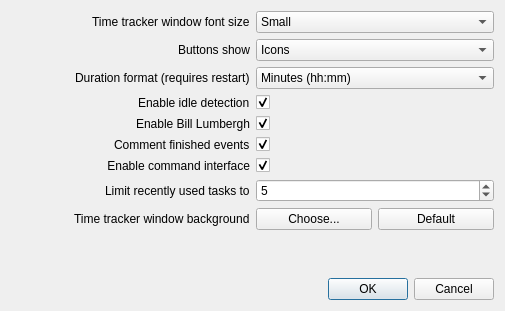
<?xml version="1.0" encoding="UTF-8"?>
<ui version="4.0">
 <class>CharmPreferences</class>
 <widget class="QDialog" name="CharmPreferences">
  <property name="geometry">
   <rect>
    <x>0</x>
    <y>0</y>
    <width>505</width>
    <height>311</height>
   </rect>
  </property>
  <property name="windowTitle">
   <string>Charm Configuration</string>
  </property>
  <layout class="QVBoxLayout" name="verticalLayout">
   <item>
    <layout class="QGridLayout" name="gridLayout">
     <item row="4" column="2">
      <widget class="QCheckBox" name="cbWarnUnuploadedTimesheets">
       <property name="text">
        <string/>
       </property>
       <property name="checked">
        <bool>true</bool>
       </property>
      </widget>
     </item>
     <item row="1" column="2">
      <widget class="QComboBox" name="cbToolButtonStyle">
       <item>
        <property name="text">
         <string>Icons</string>
        </property>
       </item>
       <item>
        <property name="text">
         <string>Text</string>
        </property>
       </item>
       <item>
        <property name="text">
         <string>Text under icon</string>
        </property>
       </item>
       <item>
        <property name="text">
         <string>Text beside icon</string>
        </property>
       </item>
       <item>
        <property name="text">
         <string>System default</string>
        </property>
       </item>
      </widget>
     </item>
     <item row="4" column="0" alignment="Qt::AlignRight">
      <widget class="QLabel" name="lbWarnUnuploadedTimesheets">
       <property name="sizePolicy">
        <sizepolicy hsizetype="Preferred" vsizetype="MinimumExpanding">
         <horstretch>0</horstretch>
         <verstretch>0</verstretch>
        </sizepolicy>
       </property>
       <property name="text">
        <string>Enable Bill Lumbergh</string>
       </property>
       <property name="buddy">
        <cstring>cbWarnUnuploadedTimesheets</cstring>
       </property>
      </widget>
     </item>
     <item row="2" column="2">
      <widget class="QComboBox" name="cbDurationFormat">
       <item>
        <property name="text">
         <string>Minutes (hh:mm)</string>
        </property>
       </item>
       <item>
        <property name="text">
         <string>Decimal (h.xx)</string>
        </property>
       </item>
      </widget>
     </item>
     <item row="3" column="2">
      <widget class="QCheckBox" name="cbIdleDetection">
       <property name="text">
        <string/>
       </property>
       <property name="checked">
        <bool>true</bool>
       </property>
      </widget>
     </item>
     <item row="6" column="2">
      <widget class="QCheckBox" name="cbEnableCommandInterface">
       <property name="text">
        <string/>
       </property>
       <property name="checked">
        <bool>true</bool>
       </property>
      </widget>
     </item>
     <item row="5" column="2">
      <widget class="QCheckBox" name="cbRequestEventComment">
       <property name="text">
        <string/>
       </property>
       <property name="checked">
        <bool>true</bool>
       </property>
      </widget>
     </item>
     <item row="0" column="0" alignment="Qt::AlignRight">
      <widget class="QLabel" name="lbTimeTrackerFontSize">
       <property name="sizePolicy">
        <sizepolicy hsizetype="Preferred" vsizetype="MinimumExpanding">
         <horstretch>0</horstretch>
         <verstretch>0</verstretch>
        </sizepolicy>
       </property>
       <property name="text">
        <string>Time tracker window font size</string>
       </property>
       <property name="buddy">
        <cstring>cbTimeTrackerFontSize</cstring>
       </property>
      </widget>
     </item>
     <item row="6" column="0">
      <widget class="QLabel" name="lbCommandInterface">
       <property name="sizePolicy">
        <sizepolicy hsizetype="Preferred" vsizetype="MinimumExpanding">
         <horstretch>0</horstretch>
         <verstretch>0</verstretch>
        </sizepolicy>
       </property>
       <property name="text">
        <string>Enable command interface</string>
       </property>
       <property name="alignment">
        <set>Qt::AlignRight|Qt::AlignTrailing|Qt::AlignVCenter</set>
       </property>
       <property name="buddy">
        <cstring>cbEnableCommandInterface</cstring>
       </property>
      </widget>
     </item>
     <item row="2" column="0" alignment="Qt::AlignRight">
      <widget class="QLabel" name="lbDurationFormat">
       <property name="sizePolicy">
        <sizepolicy hsizetype="Preferred" vsizetype="MinimumExpanding">
         <horstretch>0</horstretch>
         <verstretch>0</verstretch>
        </sizepolicy>
       </property>
       <property name="text">
        <string>Duration format (requires restart)</string>
       </property>
       <property name="wordWrap">
        <bool>false</bool>
       </property>
       <property name="buddy">
        <cstring>cbDurationFormat</cstring>
       </property>
      </widget>
     </item>
     <item row="3" column="0" alignment="Qt::AlignRight">
      <widget class="QLabel" name="lbIdleDetection">
       <property name="sizePolicy">
        <sizepolicy hsizetype="Preferred" vsizetype="MinimumExpanding">
         <horstretch>0</horstretch>
         <verstretch>0</verstretch>
        </sizepolicy>
       </property>
       <property name="text">
        <string>Enable idle detection</string>
       </property>
       <property name="buddy">
        <cstring>cbIdleDetection</cstring>
       </property>
      </widget>
     </item>
     <item row="0" column="2">
      <widget class="QComboBox" name="cbTimeTrackerFontSize">
       <item>
        <property name="text">
         <string>Small</string>
        </property>
       </item>
       <item>
        <property name="text">
         <string>Regular (Application Font)</string>
        </property>
       </item>
       <item>
        <property name="text">
         <string>Large</string>
        </property>
       </item>
      </widget>
     </item>
     <item row="5" column="0" alignment="Qt::AlignRight">
      <widget class="QLabel" name="lbRequestEventComment">
       <property name="sizePolicy">
        <sizepolicy hsizetype="Preferred" vsizetype="MinimumExpanding">
         <horstretch>0</horstretch>
         <verstretch>0</verstretch>
        </sizepolicy>
       </property>
       <property name="text">
        <string>Comment finished events</string>
       </property>
       <property name="buddy">
        <cstring>cbRequestEventComment</cstring>
       </property>
      </widget>
     </item>
     <item row="1" column="0" alignment="Qt::AlignRight">
      <widget class="QLabel" name="lbToolButtonStyle">
       <property name="sizePolicy">
        <sizepolicy hsizetype="Preferred" vsizetype="MinimumExpanding">
         <horstretch>0</horstretch>
         <verstretch>0</verstretch>
        </sizepolicy>
       </property>
       <property name="text">
        <string>Buttons show</string>
       </property>
       <property name="buddy">
        <cstring>cbToolButtonStyle</cstring>
       </property>
      </widget>
     </item>
     <item row="7" column="0" alignment="Qt::AlignRight">
      <widget class="QLabel" name="lbNumberOfTaskSelectorEntries">
       <property name="sizePolicy">
        <sizepolicy hsizetype="Preferred" vsizetype="MinimumExpanding">
         <horstretch>0</horstretch>
         <verstretch>0</verstretch>
        </sizepolicy>
       </property>
       <property name="text">
        <string>Limit recently used tasks to</string>
       </property>
       <property name="buddy">
        <cstring>sbNumberOfTaskSelectorEntries</cstring>
       </property>
      </widget>
     </item>
     <item row="7" column="2">
      <widget class="QSpinBox" name="sbNumberOfTaskSelectorEntries">
       <property name="value">
        <number>5</number>
       </property>
      </widget>
     </item>
     <item row="8" column="0" alignment="Qt::AlignRight">
      <widget class="QLabel" name="lbTimeTrackerBackgroundColor">
       <property name="sizePolicy">
        <sizepolicy hsizetype="Preferred" vsizetype="MinimumExpanding">
         <horstretch>0</horstretch>
         <verstretch>0</verstretch>
        </sizepolicy>
       </property>
       <property name="text">
        <string>Time tracker window background</string>
       </property>
       <property name="buddy">
        <cstring>pbTimeTrackerBackgroundColor</cstring>
       </property>
      </widget>
     </item>
     <item row="8" column="2">
      <layout class="QHBoxLayout" name="timeTrackerBackgroundColorLayout">
       <item>
        <widget class="QPushButton" name="pbTimeTrackerBackgroundColor">
         <property name="text">
          <string>Choose...</string>
         </property>
        </widget>
       </item>
       <item>
        <widget class="QPushButton" name="pbResetTimeTrackerBackgroundColor">
         <property name="text">
          <string>Default</string>
         </property>
        </widget>
       </item>
      </layout>
     </item>
    </layout>
   </item>
   <item>
    <spacer name="verticalSpacer">
     <property name="orientation">
      <enum>Qt::Vertical</enum>
     </property>
     <property name="sizeHint" stdset="0">
      <size>
       <width>20</width>
       <height>5</height>
      </size>
     </property>
    </spacer>
   </item>
   <item>
    <widget class="QDialogButtonBox" name="buttonBox">
     <property name="orientation">
      <enum>Qt::Horizontal</enum>
     </property>
     <property name="standardButtons">
      <set>QDialogButtonBox::Cancel|QDialogButtonBox::Ok</set>
     </property>
    </widget>
   </item>
  </layout>
 </widget>
 <tabstops>
  <tabstop>cbTimeTrackerFontSize</tabstop>
  <tabstop>cbToolButtonStyle</tabstop>
  <tabstop>cbDurationFormat</tabstop>
  <tabstop>cbIdleDetection</tabstop>
  <tabstop>cbWarnUnuploadedTimesheets</tabstop>
  <tabstop>pbTimeTrackerBackgroundColor</tabstop>
  <tabstop>pbResetTimeTrackerBackgroundColor</tabstop>
  <tabstop>buttonBox</tabstop>
 </tabstops>
 <resources/>
 <connections>
  <connection>
   <sender>buttonBox</sender>
   <signal>accepted()</signal>
   <receiver>CharmPreferences</receiver>
   <slot>accept()</slot>
   <hints>
    <hint type="sourcelabel">
     <x>248</x>
     <y>254</y>
    </hint>
    <hint type="destinationlabel">
     <x>157</x>
     <y>274</y>
    </hint>
   </hints>
  </connection>
  <connection>
   <sender>buttonBox</sender>
   <signal>rejected()</signal>
   <receiver>CharmPreferences</receiver>
   <slot>reject()</slot>
   <hints>
    <hint type="sourcelabel">
     <x>316</x>
     <y>260</y>
    </hint>
    <hint type="destinationlabel">
     <x>286</x>
     <y>274</y>
    </hint>
   </hints>
  </connection>
 </connections>
</ui>
